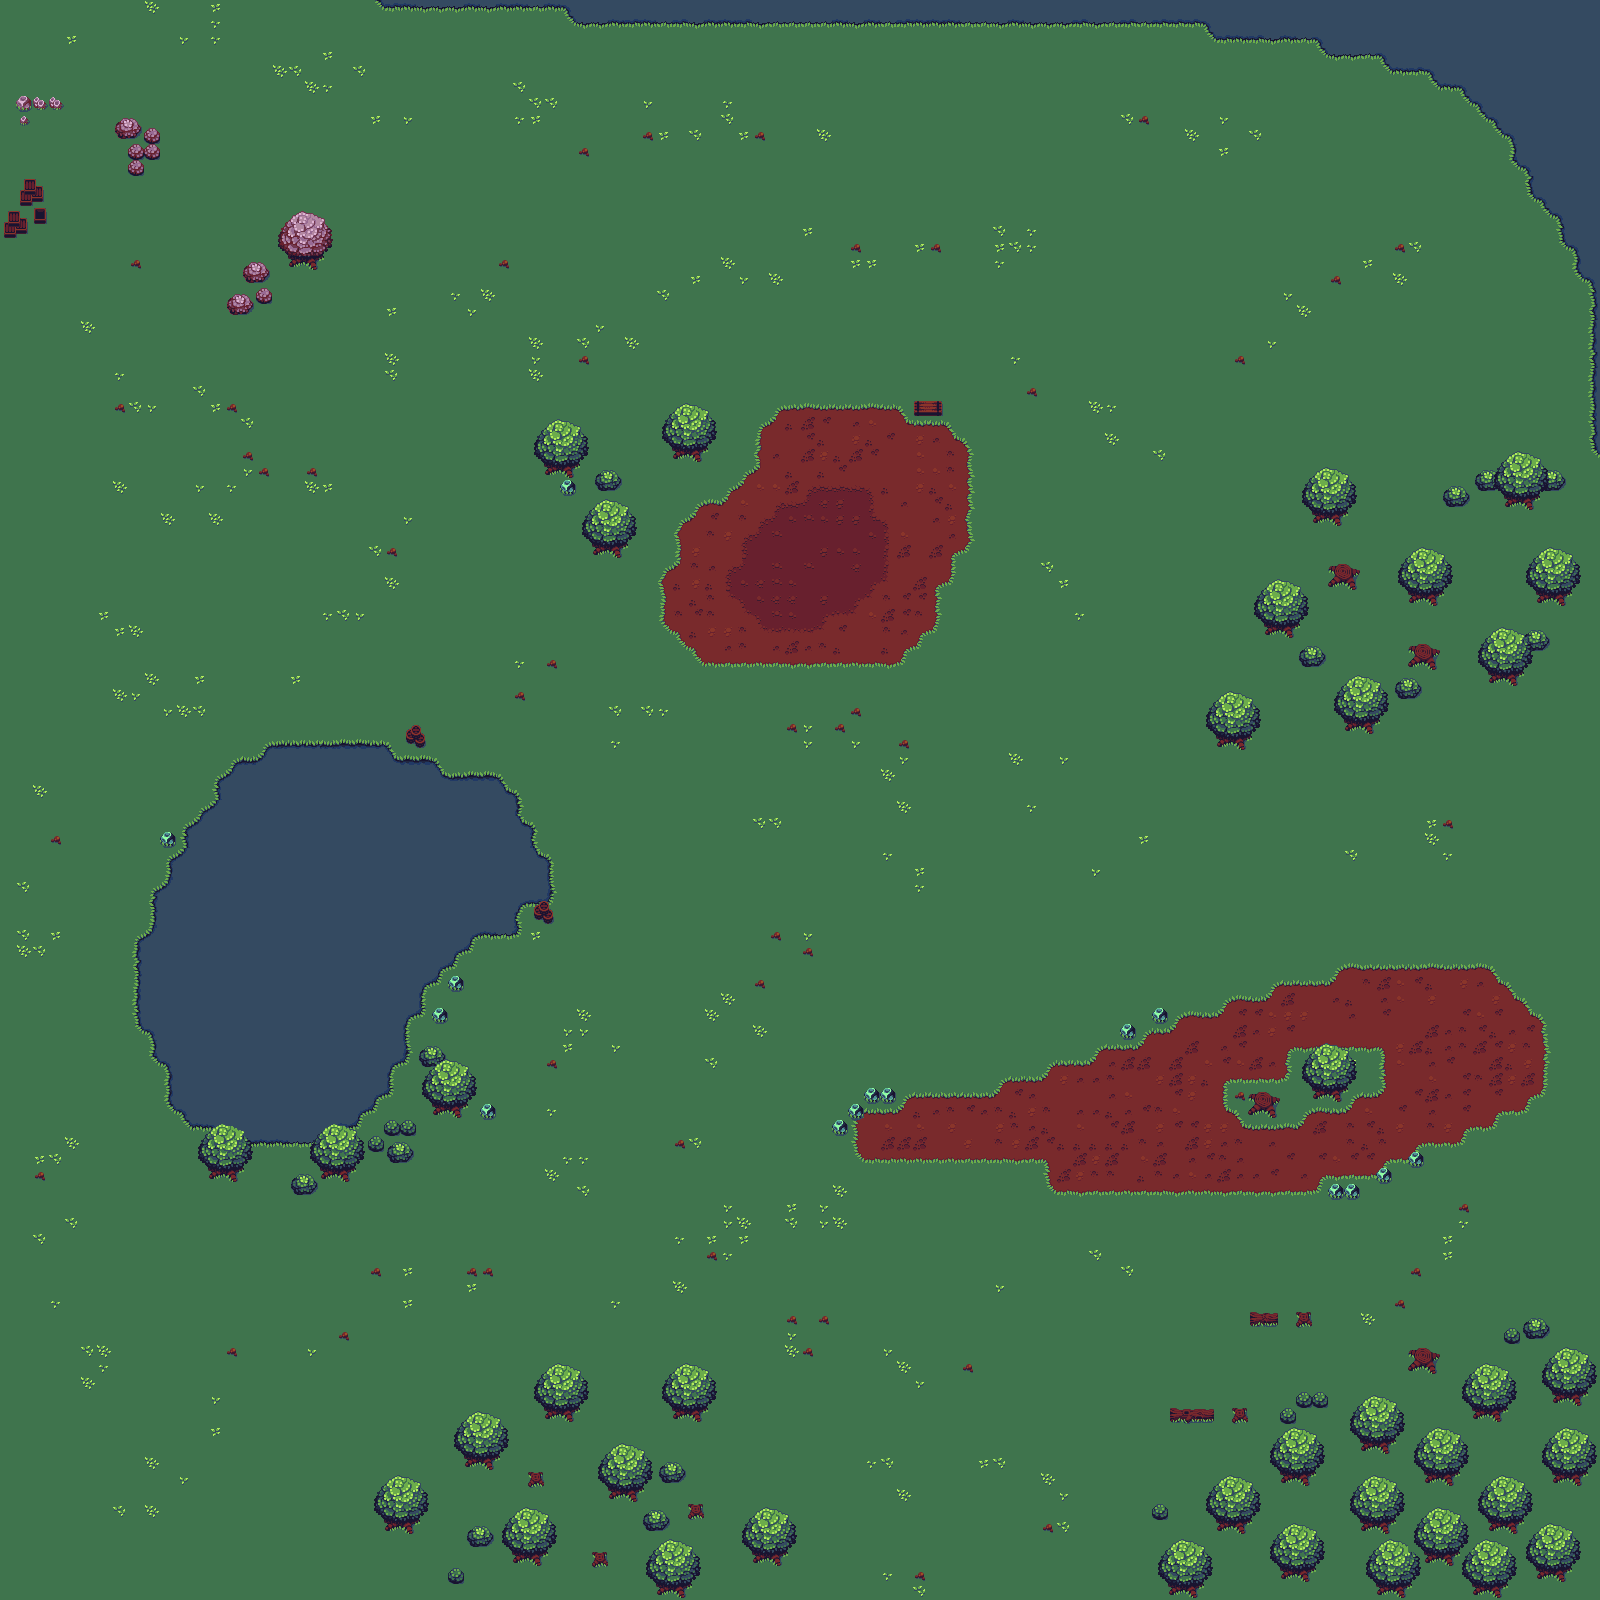

This is a level from a 2D game, rendered from its Tiled map with the project's own tilesets. A one-line summary and the map file follow, with tile-layer data summarised:
An orthogonal 100x100 tile map with 16x16 px tiles, 3 tile layers (Base, Ground, Front).

<map version="1.10" tiledversion="1.10.2" orientation="orthogonal" renderorder="right-down" width="100" height="100" tilewidth="16" tileheight="16" infinite="0" nextlayerid="11" nextobjectid="5">
 <tileset firstgid="1" name="terrain_sheet" tilewidth="16" tileheight="16" tilecount="288" columns="24">
  <image source="terrain_sheet.png" width="384" height="192" />
  <wangsets>
   <wangset name="grass" type="corner" tile="-1">
    <wangcolor name="grass" color="#ff0000" tile="-1" probability="1" />
    <wangcolor name="water" color="#00ff00" tile="-1" probability="1" />
    <wangcolor name="dirt" color="#0000ff" tile="-1" probability="1" />
    <wangcolor name="canyon" color="#ff7700" tile="-1" probability="1" />
    <wangtile tileid="0" wangid="0,1,0,3,0,1,0,1" />
    <wangtile tileid="1" wangid="0,1,0,3,0,3,0,1" />
    <wangtile tileid="2" wangid="0,1,0,3,0,3,0,1" />
    <wangtile tileid="3" wangid="0,1,0,3,0,3,0,1" />
    <wangtile tileid="4" wangid="0,1,0,3,0,3,0,1" />
    <wangtile tileid="5" wangid="0,1,0,1,0,3,0,1" />
    <wangtile tileid="6" wangid="0,1,0,1,0,1,0,1" />
    <wangtile tileid="7" wangid="0,3,0,4,0,3,0,3" />
    <wangtile tileid="8" wangid="0,3,0,4,0,4,0,3" />
    <wangtile tileid="9" wangid="0,3,0,4,0,4,0,3" />
    <wangtile tileid="10" wangid="0,3,0,4,0,4,0,3" />
    <wangtile tileid="11" wangid="0,3,0,4,0,4,0,3" />
    <wangtile tileid="12" wangid="0,3,0,3,0,4,0,3" />
    <wangtile tileid="13" wangid="0,1,0,4,0,1,0,1" />
    <wangtile tileid="14" wangid="0,1,0,4,0,4,0,1" />
    <wangtile tileid="15" wangid="0,1,0,4,0,4,0,1" />
    <wangtile tileid="16" wangid="0,1,0,4,0,4,0,1" />
    <wangtile tileid="17" wangid="0,1,0,4,0,4,0,1" />
    <wangtile tileid="18" wangid="0,1,0,1,0,4,0,1" />
    <wangtile tileid="24" wangid="0,3,0,3,0,1,0,1" />
    <wangtile tileid="25" wangid="0,3,0,1,0,3,0,3" />
    <wangtile tileid="26" wangid="0,3,0,3,0,1,0,3" />
    <wangtile tileid="27" wangid="0,3,0,3,0,3,0,3" />
    <wangtile tileid="28" wangid="0,3,0,3,0,3,0,3" />
    <wangtile tileid="29" wangid="0,1,0,1,0,3,0,3" />
    <wangtile tileid="30" wangid="0,1,0,1,0,1,0,1" />
    <wangtile tileid="31" wangid="0,4,0,4,0,3,0,3" />
    <wangtile tileid="32" wangid="0,4,0,3,0,4,0,4" />
    <wangtile tileid="33" wangid="0,4,0,4,0,3,0,4" />
    <wangtile tileid="34" wangid="0,4,0,4,0,4,0,4" />
    <wangtile tileid="35" wangid="0,4,0,4,0,4,0,4" />
    <wangtile tileid="36" wangid="0,3,0,3,0,4,0,4" />
    <wangtile tileid="37" wangid="0,4,0,4,0,1,0,1" />
    <wangtile tileid="38" wangid="0,4,0,1,0,4,0,4" />
    <wangtile tileid="39" wangid="0,4,0,4,0,1,0,4" />
    <wangtile tileid="40" wangid="0,4,0,4,0,4,0,4" />
    <wangtile tileid="42" wangid="0,1,0,1,0,4,0,4" />
    <wangtile tileid="48" wangid="0,3,0,3,0,1,0,1" />
    <wangtile tileid="49" wangid="0,1,0,3,0,3,0,3" />
    <wangtile tileid="50" wangid="0,3,0,3,0,3,0,1" />
    <wangtile tileid="51" wangid="0,3,0,3,0,3,0,3" />
    <wangtile tileid="52" wangid="0,3,0,3,0,3,0,3" />
    <wangtile tileid="53" wangid="0,1,0,1,0,3,0,3" />
    <wangtile tileid="54" wangid="0,1,0,1,0,1,0,1" />
    <wangtile tileid="55" wangid="0,4,0,4,0,3,0,3" />
    <wangtile tileid="56" wangid="0,3,0,4,0,4,0,4" />
    <wangtile tileid="57" wangid="0,4,0,4,0,4,0,3" />
    <wangtile tileid="58" wangid="0,4,0,4,0,4,0,4" />
    <wangtile tileid="59" wangid="0,4,0,4,0,4,0,4" />
    <wangtile tileid="60" wangid="0,3,0,3,0,4,0,4" />
    <wangtile tileid="61" wangid="0,4,0,4,0,1,0,1" />
    <wangtile tileid="62" wangid="0,1,0,4,0,4,0,4" />
    <wangtile tileid="63" wangid="0,4,0,4,0,4,0,1" />
    <wangtile tileid="66" wangid="0,1,0,1,0,4,0,4" />
    <wangtile tileid="72" wangid="0,3,0,3,0,1,0,1" />
    <wangtile tileid="73" wangid="0,3,0,1,0,3,0,1" />
    <wangtile tileid="74" wangid="0,1,0,3,0,1,0,3" />
    <wangtile tileid="75" wangid="0,3,0,3,0,3,0,3" />
    <wangtile tileid="76" wangid="0,3,0,3,0,3,0,3" />
    <wangtile tileid="77" wangid="0,1,0,1,0,3,0,3" />
    <wangtile tileid="78" wangid="0,1,0,1,0,1,0,1" />
    <wangtile tileid="79" wangid="0,4,0,4,0,3,0,3" />
    <wangtile tileid="80" wangid="0,4,0,3,0,4,0,3" />
    <wangtile tileid="81" wangid="0,3,0,4,0,3,0,4" />
    <wangtile tileid="82" wangid="0,4,0,4,0,4,0,4" />
    <wangtile tileid="83" wangid="0,4,0,4,0,4,0,4" />
    <wangtile tileid="84" wangid="0,3,0,3,0,4,0,4" />
    <wangtile tileid="85" wangid="0,4,0,4,0,1,0,1" />
    <wangtile tileid="86" wangid="0,4,0,1,0,4,0,1" />
    <wangtile tileid="87" wangid="0,1,0,4,0,1,0,4" />
    <wangtile tileid="90" wangid="0,1,0,1,0,4,0,4" />
    <wangtile tileid="96" wangid="0,3,0,3,0,1,0,1" />
    <wangtile tileid="97" wangid="0,1,0,3,0,1,0,3" />
    <wangtile tileid="98" wangid="0,3,0,1,0,3,0,1" />
    <wangtile tileid="99" wangid="0,3,0,3,0,3,0,3" />
    <wangtile tileid="100" wangid="0,3,0,3,0,3,0,3" />
    <wangtile tileid="101" wangid="0,1,0,1,0,3,0,3" />
    <wangtile tileid="102" wangid="0,1,0,1,0,1,0,1" />
    <wangtile tileid="103" wangid="0,4,0,4,0,3,0,3" />
    <wangtile tileid="104" wangid="0,3,0,4,0,3,0,4" />
    <wangtile tileid="105" wangid="0,4,0,3,0,4,0,3" />
    <wangtile tileid="106" wangid="0,4,0,4,0,4,0,4" />
    <wangtile tileid="107" wangid="0,4,0,4,0,4,0,4" />
    <wangtile tileid="108" wangid="0,3,0,3,0,4,0,4" />
    <wangtile tileid="109" wangid="0,4,0,4,0,1,0,1" />
    <wangtile tileid="110" wangid="0,1,0,4,0,1,0,4" />
    <wangtile tileid="111" wangid="0,4,0,1,0,4,0,1" />
    <wangtile tileid="114" wangid="0,1,0,1,0,4,0,4" />
    <wangtile tileid="120" wangid="0,3,0,1,0,1,0,1" />
    <wangtile tileid="121" wangid="0,3,0,1,0,1,0,3" />
    <wangtile tileid="122" wangid="0,3,0,1,0,1,0,3" />
    <wangtile tileid="123" wangid="0,3,0,1,0,1,0,3" />
    <wangtile tileid="124" wangid="0,3,0,1,0,1,0,3" />
    <wangtile tileid="125" wangid="0,1,0,1,0,1,0,3" />
    <wangtile tileid="126" wangid="0,1,0,1,0,1,0,1" />
    <wangtile tileid="127" wangid="0,4,0,3,0,3,0,3" />
    <wangtile tileid="128" wangid="0,4,0,3,0,3,0,4" />
    <wangtile tileid="129" wangid="0,4,0,3,0,3,0,4" />
    <wangtile tileid="130" wangid="0,4,0,3,0,3,0,4" />
    <wangtile tileid="131" wangid="0,4,0,3,0,3,0,4" />
    <wangtile tileid="132" wangid="0,3,0,3,0,3,0,4" />
    <wangtile tileid="133" wangid="0,4,0,1,0,1,0,1" />
    <wangtile tileid="134" wangid="0,4,0,1,0,1,0,4" />
    <wangtile tileid="135" wangid="0,4,0,1,0,1,0,4" />
    <wangtile tileid="136" wangid="0,4,0,1,0,1,0,4" />
    <wangtile tileid="137" wangid="0,4,0,1,0,1,0,4" />
    <wangtile tileid="138" wangid="0,1,0,1,0,1,0,4" />
    <wangtile tileid="144" wangid="0,1,0,2,0,1,0,1" />
    <wangtile tileid="145" wangid="0,1,0,2,0,2,0,1" />
    <wangtile tileid="146" wangid="0,1,0,2,0,2,0,1" />
    <wangtile tileid="147" wangid="0,1,0,2,0,2,0,1" />
    <wangtile tileid="148" wangid="0,1,0,2,0,2,0,1" />
    <wangtile tileid="149" wangid="0,1,0,1,0,2,0,1" />
    <wangtile tileid="150" wangid="0,1,0,1,0,1,0,1" />
    <wangtile tileid="151" wangid="0,3,0,2,0,3,0,3" />
    <wangtile tileid="152" wangid="0,3,0,2,0,2,0,3" />
    <wangtile tileid="153" wangid="0,3,0,2,0,2,0,3" />
    <wangtile tileid="154" wangid="0,3,0,2,0,2,0,3" />
    <wangtile tileid="155" wangid="0,3,0,2,0,2,0,3" />
    <wangtile tileid="156" wangid="0,3,0,3,0,2,0,3" />
    <wangtile tileid="168" wangid="0,2,0,2,0,1,0,1" />
    <wangtile tileid="169" wangid="0,2,0,1,0,2,0,2" />
    <wangtile tileid="170" wangid="0,2,0,2,0,1,0,2" />
    <wangtile tileid="171" wangid="0,2,0,2,0,2,0,2" />
    <wangtile tileid="172" wangid="0,2,0,2,0,2,0,2" />
    <wangtile tileid="173" wangid="0,1,0,1,0,2,0,2" />
    <wangtile tileid="174" wangid="0,1,0,1,0,1,0,1" />
    <wangtile tileid="175" wangid="0,2,0,2,0,3,0,3" />
    <wangtile tileid="176" wangid="0,2,0,3,0,2,0,2" />
    <wangtile tileid="177" wangid="0,2,0,2,0,3,0,2" />
    <wangtile tileid="178" wangid="0,2,0,2,0,2,0,2" />
    <wangtile tileid="179" wangid="0,2,0,2,0,2,0,2" />
    <wangtile tileid="180" wangid="0,3,0,3,0,2,0,2" />
    <wangtile tileid="192" wangid="0,2,0,2,0,1,0,1" />
    <wangtile tileid="193" wangid="0,1,0,2,0,2,0,2" />
    <wangtile tileid="194" wangid="0,2,0,2,0,2,0,1" />
    <wangtile tileid="195" wangid="0,2,0,2,0,2,0,2" />
    <wangtile tileid="196" wangid="0,2,0,2,0,2,0,2" />
    <wangtile tileid="197" wangid="0,1,0,1,0,2,0,2" />
    <wangtile tileid="198" wangid="0,1,0,1,0,1,0,1" />
    <wangtile tileid="199" wangid="0,2,0,2,0,3,0,3" />
    <wangtile tileid="200" wangid="0,3,0,2,0,2,0,2" />
    <wangtile tileid="201" wangid="0,2,0,2,0,2,0,3" />
    <wangtile tileid="202" wangid="0,2,0,2,0,2,0,2" />
    <wangtile tileid="203" wangid="0,2,0,2,0,2,0,2" />
    <wangtile tileid="204" wangid="0,3,0,3,0,2,0,2" />
    <wangtile tileid="216" wangid="0,2,0,2,0,1,0,1" />
    <wangtile tileid="217" wangid="0,2,0,1,0,2,0,1" />
    <wangtile tileid="218" wangid="0,1,0,2,0,1,0,2" />
    <wangtile tileid="219" wangid="0,2,0,2,0,2,0,2" />
    <wangtile tileid="220" wangid="0,2,0,2,0,2,0,2" />
    <wangtile tileid="221" wangid="0,1,0,1,0,2,0,2" />
    <wangtile tileid="222" wangid="0,1,0,1,0,1,0,1" />
    <wangtile tileid="223" wangid="0,2,0,2,0,3,0,3" />
    <wangtile tileid="224" wangid="0,2,0,3,0,2,0,3" />
    <wangtile tileid="225" wangid="0,3,0,2,0,3,0,2" />
    <wangtile tileid="226" wangid="0,2,0,2,0,2,0,2" />
    <wangtile tileid="227" wangid="0,2,0,2,0,2,0,2" />
    <wangtile tileid="228" wangid="0,3,0,3,0,2,0,2" />
    <wangtile tileid="240" wangid="0,2,0,2,0,1,0,1" />
    <wangtile tileid="241" wangid="0,1,0,2,0,1,0,2" />
    <wangtile tileid="242" wangid="0,2,0,1,0,2,0,1" />
    <wangtile tileid="243" wangid="0,2,0,2,0,2,0,2" />
    <wangtile tileid="244" wangid="0,2,0,2,0,2,0,2" />
    <wangtile tileid="245" wangid="0,1,0,1,0,2,0,2" />
    <wangtile tileid="246" wangid="0,1,0,1,0,1,0,1" />
    <wangtile tileid="247" wangid="0,2,0,2,0,3,0,3" />
    <wangtile tileid="248" wangid="0,3,0,2,0,3,0,2" />
    <wangtile tileid="249" wangid="0,2,0,3,0,2,0,3" />
    <wangtile tileid="250" wangid="0,2,0,2,0,2,0,2" />
    <wangtile tileid="251" wangid="0,2,0,2,0,2,0,2" />
    <wangtile tileid="252" wangid="0,3,0,3,0,2,0,2" />
    <wangtile tileid="264" wangid="0,2,0,1,0,1,0,1" />
    <wangtile tileid="265" wangid="0,2,0,1,0,1,0,2" />
    <wangtile tileid="266" wangid="0,2,0,1,0,1,0,2" />
    <wangtile tileid="267" wangid="0,2,0,1,0,1,0,2" />
    <wangtile tileid="268" wangid="0,2,0,1,0,1,0,2" />
    <wangtile tileid="269" wangid="0,1,0,1,0,1,0,2" />
    <wangtile tileid="270" wangid="0,1,0,1,0,1,0,1" />
    <wangtile tileid="271" wangid="0,2,0,3,0,3,0,3" />
    <wangtile tileid="272" wangid="0,2,0,3,0,3,0,2" />
    <wangtile tileid="273" wangid="0,2,0,3,0,3,0,2" />
    <wangtile tileid="274" wangid="0,2,0,3,0,3,0,2" />
    <wangtile tileid="275" wangid="0,2,0,3,0,3,0,2" />
    <wangtile tileid="276" wangid="0,3,0,3,0,3,0,2" />
   </wangset>
  </wangsets>
 </tileset>
 <layer id="2" name="Base" width="100" height="100">
  <data>[10000 cells, 10000 non-empty, 111 distinct tile ids]</data>
 </layer>
 <layer id="9" name="Ground" width="100" height="100">
  <data>[10000 cells, 263 non-empty, 38 distinct tile ids]</data>
 </layer>
 <layer id="10" name="Front" width="100" height="100">
  <data>[10000 cells, 466 non-empty, 24 distinct tile ids]</data>
 </layer>
 <objectgroup id="4" name="Object Layer 1" />
</map>
